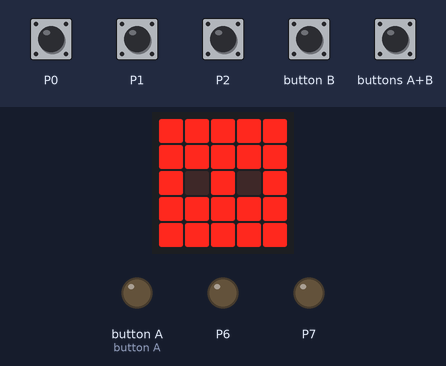
This program was run on a simulated BBC micro:bit (MakeCode). On the bench: the board's 5×5 LED display, output pins drawn as LEDs (lit = HIGH). Inputs (shaded band) come from the test bench. Random numbers come from a fixed seed.

Above: at 1.5 s.
At 12.2 s:
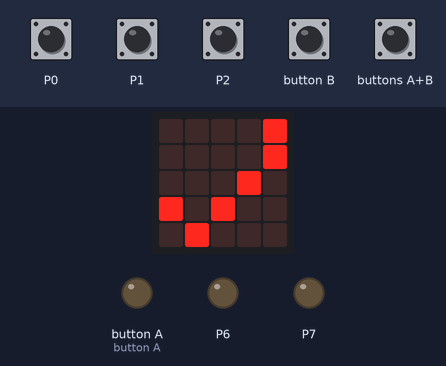
12.3 s: touch pin P0 pressed for 0.15 s
At 13.2 s:
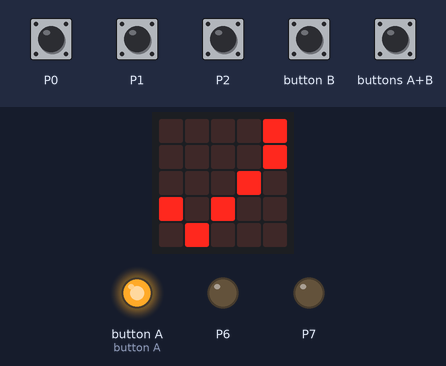
13.9 s: touch pin P1 pressed for 0.15 s
At 14.5 s:
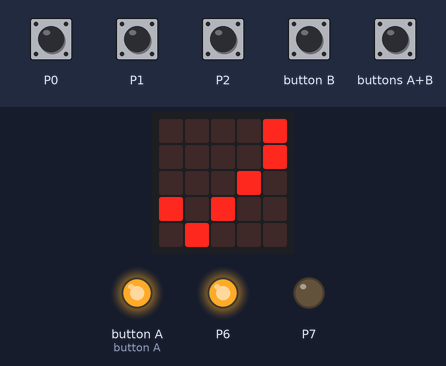
15.5 s: touch pin P2 pressed for 0.15 s
At 16.9 s:
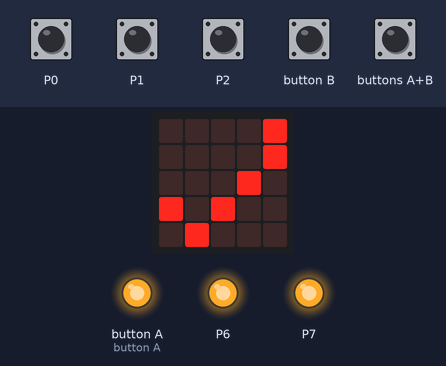
Timing chart, 0 to 18.5 s (numbered marks = the images above; inputs shaded):
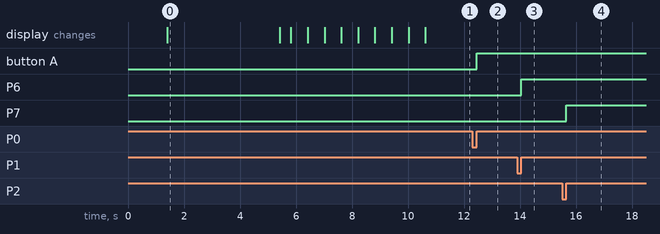

Measured:
- after the input at 12.3 s, button A: LOW → HIGH after 0.15 s
- after the input at 13.9 s, P6: LOW → HIGH after 0.15 s
- after the input at 15.5 s, P7: LOW → HIGH after 0.15 s
- what the display in image 0 shows lasts 4.0 s, from 1.4 s to 5.4 s

The program:

main.ts
```typescript
input.onPinPressed(TouchPin.P0, function () {
    if (1 == 開機狀態) {
        pins.digitalWritePin(DigitalPin.P5, 1)
    }
})
input.onPinPressed(TouchPin.P2, function () {
    if (1 == 開機狀態) {
        pins.digitalWritePin(DigitalPin.P7, 1)
    }
})
input.onPinPressed(TouchPin.P1, function () {
    if (1 == 開機狀態) {
        pins.digitalWritePin(DigitalPin.P6, 1)
    }
})
let 開機狀態 = 0
開機狀態 = 0
let 控制值 = 0
basic.showLeds(`
    . . . . .
    . . . . .
    . . . . .
    . . . . .
    . . . . .
    `)
basic.pause(1000)
for (let index = 0; index < 10; index++) {
    basic.showLeds(`
        # # # # #
        # # # # #
        # . # . #
        # # # # #
        # # # # #
        `)
    if (input.buttonIsPressed(Button.AB)) {
        basic.showLeds(`
            . . # . .
            . # # # .
            . . # . .
            . # # # .
            # . . . #
            `)
        basic.pause(1000)
        控制值 = 1
        break;
    }
}
if (1 == 控制值) {
    basic.showLeds(`
        # # # # #
        # . . . .
        # . # # #
        # . . . #
        # # # # #
        `)
    basic.pause(2000)
    basic.showLeds(`
        # # # # #
        # . . . #
        # . . . #
        # . . . #
        # # # # #
        `)
    if (input.buttonIsPressed(Button.A)) {
        basic.showLeds(`
            . . # . .
            . . # . .
            . . # . .
            . . # . .
            . . # . .
            `)
        basic.pause(500)
        radio.setGroup(185)
    }
    if (input.buttonIsPressed(Button.B)) {
        basic.showLeds(`
            # # # # #
            . . . . #
            # # # # #
            # . . . .
            # # # # #
            `)
        basic.pause(500)
        radio.setGroup(66)
    }
}
basic.showLeds(`
    . . . . .
    . . . . .
    . . . . .
    . . . . .
    . . . . .
    `)
for (let index = 0; index < randint(4, 8); index++) {
    basic.showIcon(IconNames.Diamond)
    basic.showIcon(IconNames.SmallDiamond)
}
basic.clearScreen()
開機狀態 = 1
basic.showLeds(`
    . . . . #
    . . . . #
    . . . # .
    # . # . .
    . # . . .
    `)
basic.forever(function () {
    if (1 == 開機狀態) {
        if (input.buttonIsPressed(Button.AB)) {
            basic.pause(500)
            if (input.buttonIsPressed(Button.AB)) {
                basic.pause(1000)
                if (input.buttonIsPressed(Button.AB)) {
                    basic.showLeds(`
                        . . # . .
                        # . # . #
                        # . # . #
                        # . . . #
                        # # # # #
                        `)
                    basic.pause(1000)
                    control.reset()
                }
            }
        }
    }
})
```

test.ts
```typescript
// 在這裡測試；當此封包作為擴充功能時，將不會編譯此內容。
```
